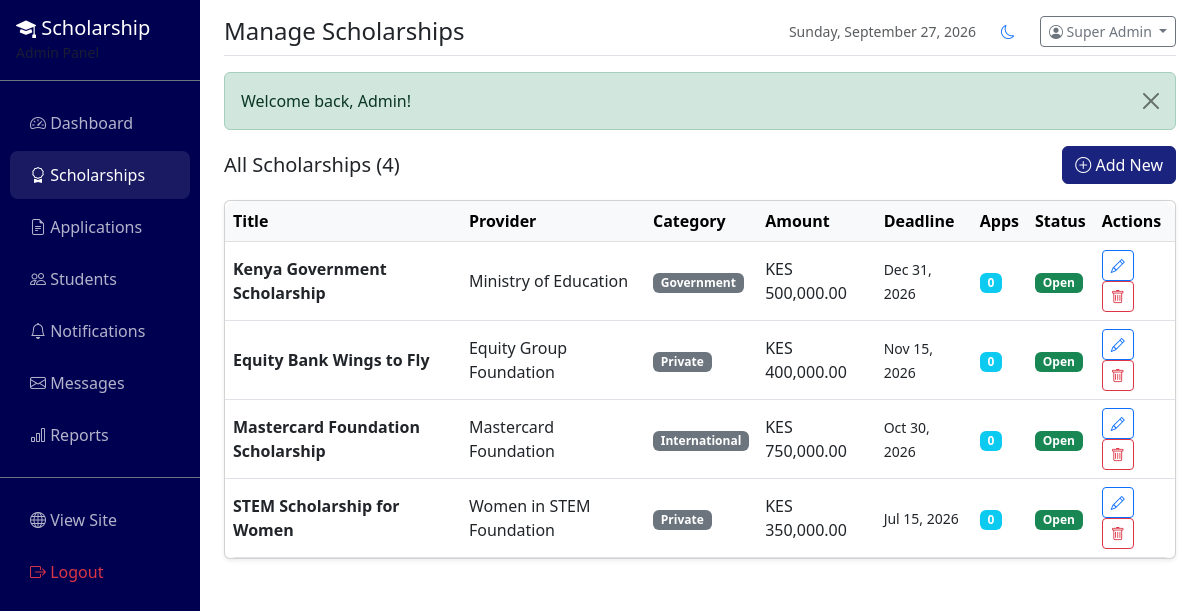
/admin/scholarships.php (signed in), run on the app's committed database.
### tables this page shows
CREATE TABLE scholarships (
    scholarship_id INT AUTO_INCREMENT PRIMARY KEY,
    title VARCHAR(255) NOT NULL,
    description TEXT NOT NULL,
    eligibility TEXT NOT NULL,
    amount DECIMAL(12,2) DEFAULT NULL,
    slots INT DEFAULT NULL,
    category VARCHAR(100) NOT NULL,
    provider VARCHAR(200) NOT NULL,
    application_deadline DATE NOT NULL,
    status VARCHAR(20) DEFAULT 'open',
    created_at DATETIME DEFAULT CURRENT_TIMESTAMP,
    updated_at DATETIME DEFAULT CURRENT_TIMESTAMP ON UPDATE CURRENT_TIMESTAMP
);

### includes/auth.php (called while the page is built, shortened)
<?php
function getCurrentAdmin() {
    $pdo = getDB();
    $stmt = $pdo->prepare("SELECT * FROM admins WHERE admin_id = ?");
    $stmt->execute([$_SESSION['admin_id']]);
    return $stmt->fetch();
}
?>

### admin/scholarships.php (the view, shortened to what this page needs)
<?php
$pageTitle = 'Manage Scholarships';
$pdo = getDB();
$scholarships = $pdo->query("SELECT s.*,
    (SELECT COUNT(*) FROM applications WHERE scholarship_id=s.scholarship_id) as app_count
    FROM scholarships s ORDER BY created_at DESC")->fetchAll();
include 'includes/header.php';
?>
<div class="d-flex justify-content-between align-items-center mb-3">
    <h5 class="mb-0">All Scholarships (<?= count($scholarships) ?>)</h5>
    <a href="scholarship-form.php" class="btn btn-primary"><i class="bi bi-plus-circle"></i> Add New</a>
</div>
<div class="card shadow-sm">
    <div class="card-body p-0">
        <div class="table-responsive">
            <table class="table table-hover align-middle mb-0">
                <thead class="table-light">
                    <tr><th>Title</th><th>Provider</th><th>Category</th><th>Amount</th><th>Deadline</th><th>Apps</th><th>Status</th><th>Actions</th></tr>
                </thead>
                <tbody>
                    <?php foreach ($scholarships as $s): ?>
                        <tr>
                            <td><strong><?= sanitize($s['title']) ?></strong></td>
                            <td><?= sanitize($s['provider']) ?></td>
                            <td><span class="badge bg-secondary"><?= sanitize($s['category']) ?></span></td>
                            <td><?= formatCurrency($s['amount']) ?></td>
                            <td><small><?= formatDate($s['application_deadline']) ?></small></td>
                            <td><span class="badge bg-info"><?= $s['app_count'] ?></span></td>
                            <td><?= getStatusBadge($s['status']) ?></td>
                            <td>
                                <a href="scholarship-form.php?id=<?= $s['scholarship_id'] ?>" class="btn btn-sm btn-outline-primary"><i class="bi bi-pencil"></i></a>
                                <a href="?delete=<?= $s['scholarship_id'] ?>" class="btn btn-sm btn-outline-danger" onclick="return confirm('Delete this scholarship and all its applications?')"><i class="bi bi-trash"></i></a>
                            </td>
                        </tr>
                    <?php endforeach; ?>
                </tbody>
            </table>
        </div>
    </div>
</div>

### admin/includes/header.php (shortened to what this page needs)
<?php
$admin = getCurrentAdmin();
$currentPage = basename($_SERVER['PHP_SELF']);
$currentTheme = $_COOKIE['theme'] ?? 'light';
?>
<!DOCTYPE html>
<html lang="en" data-bs-theme="<?= $currentTheme ?>">
<head>
    <link href="https://cdn.jsdelivr.net/npm/bootstrap@5.3.0/dist/css/bootstrap.min.css" rel="stylesheet">
    <link href="https://cdn.jsdelivr.net/npm/bootstrap-icons@1.11.0/font/bootstrap-icons.css" rel="stylesheet">
    <link href="<?= APP_URL ?>assets/css/style.css" rel="stylesheet">
</head>
<body>
<div class="container-fluid">
    <div class="row">
        <nav class="col-md-2 d-md-block admin-sidebar p-0">
            <div class="p-3 border-bottom border-secondary">
                <h5 class="text-white mb-0"><i class="bi bi-mortarboard-fill"></i> Scholarship</h5>
                <small class="text-muted">Admin Panel</small>
            </div>
            <ul class="nav flex-column mt-3">
                <li class="nav-item"><a class="nav-link <?= $currentPage === 'dashboard.php' ? 'active' : '' ?>" href="dashboard.php"><i class="bi bi-speedometer2"></i> Dashboard</a></li>
                <li class="nav-item"><a class="nav-link <?= in_array($currentPage, ['scholarships.php','scholarship-form.php']) ? 'active' : '' ?>" href="scholarships.php"><i class="bi bi-award"></i> Scholarships</a></li>
                <li class="nav-item"><a class="nav-link <?= in_array($currentPage, ['applications.php','application-view.php']) ? 'active' : '' ?>" href="applications.php"><i class="bi bi-file-earmark-text"></i> Applications
                </a></li>
                <li class="nav-item"><a class="nav-link <?= $currentPage === 'students.php' ? 'active' : '' ?>" href="students.php"><i class="bi bi-people"></i> Students</a></li>
                <li class="nav-item"><a class="nav-link <?= $currentPage === 'notifications.php' ? 'active' : '' ?>" href="notifications.php"><i class="bi bi-bell"></i> Notifications</a></li>
                <li class="nav-item"><a class="nav-link <?= $currentPage === 'messages.php' ? 'active' : '' ?>" href="messages.php"><i class="bi bi-envelope"></i> Messages
                </a></li>
                <li class="nav-item"><a class="nav-link <?= $currentPage === 'reports.php' ? 'active' : '' ?>" href="reports.php"><i class="bi bi-bar-chart"></i> Reports</a></li>
                <li class="nav-item mt-3 border-top border-secondary pt-3"><a class="nav-link" href="<?= APP_URL ?>" target="_blank"><i class="bi bi-globe"></i> View Site</a></li>
                <li class="nav-item"><a class="nav-link text-danger" href="<?= APP_URL ?>admin/logout.php"><i class="bi bi-box-arrow-right"></i> Logout</a></li>
            </ul>
        </nav>
        <main class="col-md-10 ms-sm-auto px-md-4">
            <div class="d-flex justify-content-between align-items-center pt-3 pb-2 mb-3 border-bottom">
                <h1 class="h4 mb-0"><?= $pageTitle ?? 'Dashboard' ?></h1>
                <div class="d-flex align-items-center gap-3">
                    <small class="text-muted"><?= date('l, F j, Y') ?></small>
                    <button class="btn btn-sm btn-link" id="themeToggle">
                        <i class="bi bi-<?= $currentTheme === 'dark' ? 'sun' : 'moon' ?>"></i>
                    </button>
                    <div class="dropdown">
                        <a class="btn btn-sm btn-outline-secondary dropdown-toggle" data-bs-toggle="dropdown">
                            <i class="bi bi-person-circle"></i> <?= sanitize($admin['full_name']) ?>
                        </a>
                    </div>
                </div>
            </div>
            <div class="container-fluid px-0">
                <?php displayFlash(); ?>

### includes/functions.php (shortened to what this page needs)
<?php
function sanitize($data) {
    return htmlspecialchars(strip_tags(trim((string)$data)), ENT_QUOTES, 'UTF-8');
}
function getFlash() {
    if (isset($_SESSION['flash'])) {
        $flash = $_SESSION['flash'];
        return $flash;
    }
    return null;
}
function displayFlash() {
    $flash = getFlash();
    if ($flash) {
        $alertClass = 'alert-' . $flash['type'];
        echo "<div class='alert {$alertClass} alert-dismissible fade show' role='alert'>
                {$flash['message']}
                <button type='button' class='btn-close' data-bs-dismiss='alert'></button>
              </div>";
    }
}
function formatCurrency($amount) {
    return 'KES ' . number_format((float)$amount, 2);
}
function formatDate($date, $format = 'M d, Y') {
    return date($format, strtotime($date));
}
function getStatusBadge($status) {
    $badges = [
        'pending'      => 'warning',
        'under_review' => 'info',
        'shortlisted'  => 'primary',
        'awarded'      => 'success',
        'rejected'     => 'danger',
        'open'         => 'success',
        'closed'       => 'secondary',
        'active'       => 'success',
        'suspended'    => 'danger'
    ];
    $class = $badges[strtolower($status)] ?? 'secondary';
    return "<span class='badge bg-{$class}'>" . ucfirst(str_replace('_', ' ', $status)) . "</span>";
}
?>

### assets/css/style.css (style rules this page uses)
:root { --primary-color: #1a237e; --primary-light: #534bae; --primary-dark: #000051; --success-color: #2e7d32; --warning-color: #f57c00; --danger-color: #c62828; }
.admin-sidebar { min-height: 100vh; background: var(--primary-dark); color: white; }
.admin-sidebar .nav-link { color: rgba(255, 255, 255, 0.7); padding: 12px 20px; border-radius: 8px; margin: 2px 10px; }
.admin-sidebar .nav-link:hover, .admin-sidebar .nav-link.active { background: rgba(255, 255, 255, 0.1); color: white; }
.table-responsive { border-radius: 12px; overflow: hidden; }
.btn-primary { background-color: var(--primary-color); border-color: var(--primary-color); }

### data on the page
scholarships: title "Kenya Government Scholarship", provider "Ministry of Education", category "Government", amount "KES 500,000.00", application_deadline "Dec 31, 2026", app_count "0", status "Open"
scholarships: title "Equity Bank Wings to Fly", provider "Equity Group Foundation", category "Private", amount "KES 400,000.00", application_deadline "Nov 15, 2026", app_count "0", status "Open"
scholarships: title "Mastercard Foundation Scholarship", provider "Mastercard Foundation", category "International", amount "KES 750,000.00", application_deadline "Oct 30, 2026", app_count "0", status "Open"
scholarships: title "STEM Scholarship for Women", provider "Women in STEM Foundation", category "Private", amount "KES 350,000.00", application_deadline "Jul 15, 2026", app_count "0", status "Open"

### other printed values
$pageTitle "Manage Scholarships"
$admin['full_name'] "Super Admin"
$flash['message'] "Welcome back, Admin!"
count($scholarships) "4"
